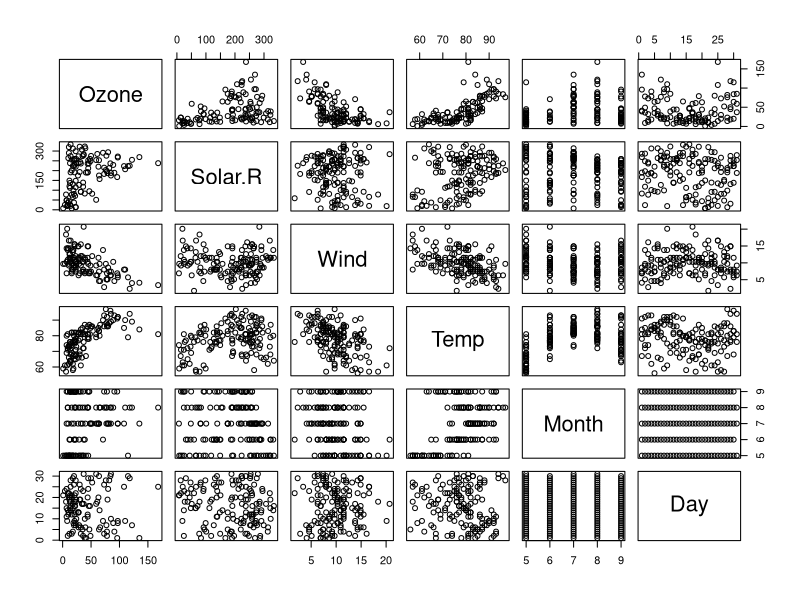

Reproduce this figure in R.
## ---- chunk 1
library(datasets)
data(airquality)
summary(airquality)
## ---- chunk 2
Sys.setlocale(category = "LC_ALL", locale = "C")
## ---- chunk 3
pairs(airquality)
